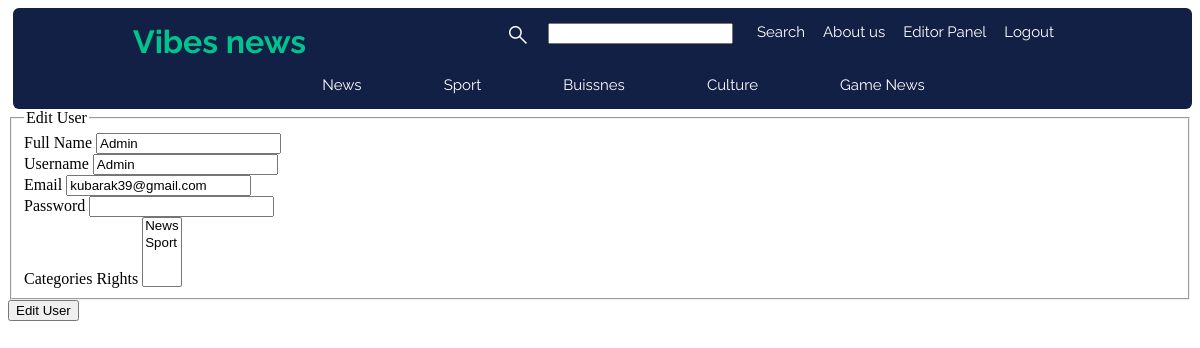
Screenshot of /editor_panel/edit_1 (signed in) with the database file from the repository.
### vibes/models.py (models this page shows, shortened)
class User(db.Model, UserMixin):
    id = db.Column (db.Integer, primary_key = True)
    fullname = db.Column (db.String(100), nullable = False)
    username = db.Column (db.String(100), unique = True, nullable = False)
    email = db.Column (db.String(250), unique = True, nullable = False)
    password = db.Column (db.String(255), nullable = False)
    admin_rights = db.Column (db.Integer, nullable = False, default = 0)
    create_time = db.Column (db.DateTime, nullable = False, default = datetime.utcnow)
    articles = db.relationship('Article', backref = 'author', lazy = True)
    category = db.relationship('Category', secondary = Rights, backref = 'users', lazy = True)

### vibes/editor/routes.py (the view, shortened to what this page needs)
@editor.route("/editor_panel/edit_<int:user_id>" , methods= ["GET", "POST"])
@login_required
def edit_user_editor(user_id: int):
    user: User = User.query.get_or_404(user_id)
    if (current_user.is_authenticated and current_user.admin_rights == 1 and user.category[0] in current_user.category):
        categories_of_editor: list = []
        for category in current_user.category:
            categories_of_editor.append(category)
        form: object = ChangeUserFormEditor()
        form.categories.choices = [(cat.name, cat.name) for cat in categories_of_editor]
        form.fullname.data: str= user.fullname
        form.username.data: str = user.username
        form.email.data: str = user.email
        return render_template('edit_user.html', title = 'Edit User', legend = 'Edit User', current_user = current_user, form = form)
    else:
        abort(403)

### vibes/editor/forms.py (shortened to what this page needs)
class ChangeUserFormEditor (FlaskForm):
    fullname = StringField('Full Name', validators=[data_required(), Length(min = 2, max = 100)])
    username = StringField('Username', validators=[data_required(), Length(min = 2, max = 100)])
    email = StringField('Email', validators=[data_required(), Email()])
    password = PasswordField('Password', validators=[data_required()])
    categories = SelectMultipleField('Categories Rights', choices=[])
    submit = SubmitField('Edit User')

### vibes/models.py (called while the page is built)
@login_manager.user_loader
def load_user(user_id: int) -> object:
    return User.query.get(int(user_id))

### vibes/templates/edit_user.html (shortened to what this page needs)
{% extends "layout.html" %}
{% block content %}
<div>
  <form method="POST" action="">
    <fieldset>
      {% if legend %}
        <legend>{{ legend }}</legend>
      {% else %}
        <legend>Vibes Form</legend>
      {% endif %}
      <div>
        {{ form.fullname.label }}
        {% if form.fullname.errors %}
          {{form.fullname}}
          <div>
          {% for erorr in form.fullname.errors %}
            <span>{{erorr}}</span>
          {% endfor %}
          </div>
        {% else %}
          {{form.fullname }}
        {% endif %}
      </div>
      <div>
        {{ form.username.label }}
        {% if form.username.errors %}
          {{form.username}}
          <div>
          {% for erorr in form.username.errors %}
            <span>{{erorr}}</span>
          {% endfor %}
          </div>
        {% else %}
          {{form.username }}
        {% endif %}
      </div>
      <div>
        {{ form.email.label }}
        {% if form.email.errors %}
          {{form.email}}
          <div>
          {% for erorr in form.email.errors %}
            <span>{{erorr}}</span>
          {% endfor %}
          </div>
        {% else %}
          {{form.email }}
        {% endif %}
      </div>
      <div>
        {{ form.password.label }}
        {% if form.password.errors %}
          {{form.password}}
          <div>
          {% for erorr in form.password.errors %}
            <span>{{erorr}}</span>
          {% endfor %}
          </div>
        {% else %}
          {{form.password }}
        {% endif %}
      </div>
      <div>
        {{ form.categories.label }}
        {% if form.categories.errors %}
          {{form.categories}}
          <div>
          {% for erorr in form.categories.errors %}
            <span>{{erorr}}</span>
          {% endfor %}
          </div>
        {% else %}
          {{ form.categories }}
        {% endif %}
      </div>
    </fieldset>
    <div>{{ form.submit }}</div>
  </form>
</div>
{% endblock content %}

### vibes/static/style.css (style rules this page uses)
:root { --black: #191e29; --dark-blue: #132046; --neon-green: #01c38d; --grey: #696e79; --white: #ffff; --font-family: "Raleway", sans-serif; }

### rows the page displays
User: fullname "Admin", username "Admin", email "kubarak39@gmail.com"

### other values shown
{{ legend }} "Edit User"
